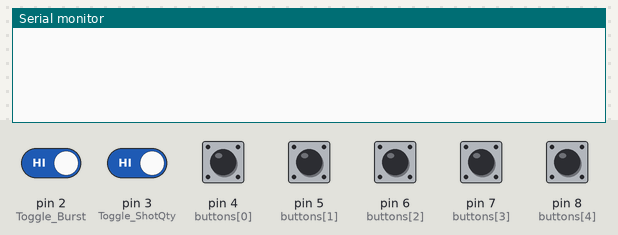
This sketch was run on a simulated Arduino Uno, built with avr-gcc and run on an emulated ATmega328P. Shown: the last lines printed to the serial monitor. The inputs (shaded band) are chosen by the test bench; at power-on: pin 2 (Toggle_Burst), pin 3 (Toggle_ShotQty), pin 4 (buttons[0]), pin 5 (buttons[1]), pin 6 (buttons[2]), pin 7 (buttons[3]), pin 8 (buttons[4]) HIGH.

Above: at 1.2 s.
1.3 s: pin 4 (buttons[0]) pulled LOW for 0.15 s
At 1.9 s:
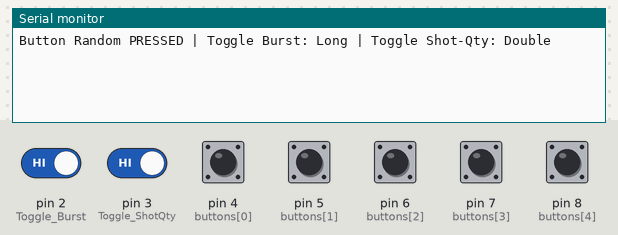
2.9 s: pin 5 (buttons[1]) pulled LOW for 0.15 s
At 4.2 s:
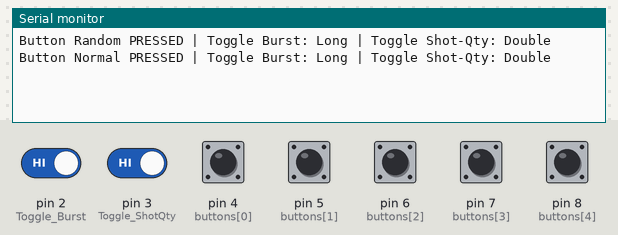
4.5 s: pin 6 (buttons[2]) pulled LOW for 0.15 s
At 5.5 s:
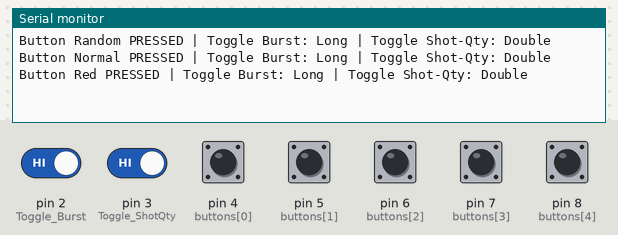
6.1 s: pin 7 (buttons[3]) pulled LOW for 0.15 s
At 6.7 s:
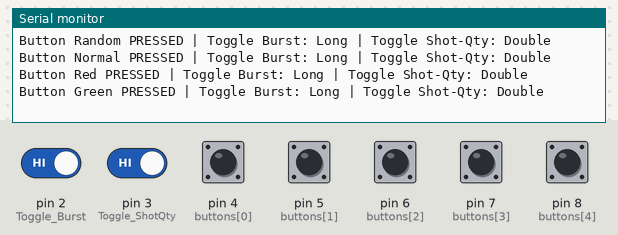
7.7 s: pin 8 (buttons[4]) pulled LOW for 0.15 s
At 9.0 s:
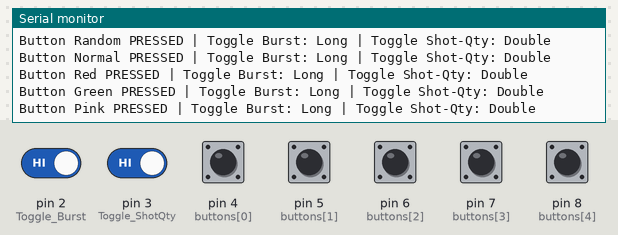
9.3 s: pin 2 (Toggle_Burst) driven LOW and pin 4 (buttons[0]) driven LOW
At 10.3 s:
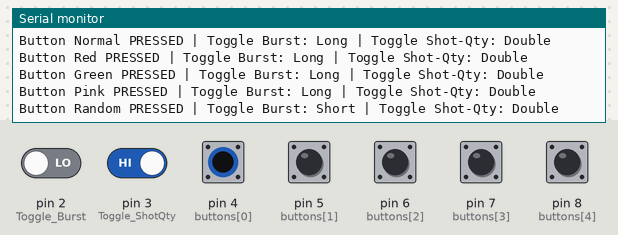

Measured:
- after the input at 1.3 s, the serial monitor: prints a new line after 0.05 s (image 1)
- after the input at 2.9 s, the serial monitor: prints a new line after 0.05 s (image 2)
- after the input at 4.5 s, the serial monitor: prints a new line after 0.05 s (image 3)
- after the input at 6.1 s, the serial monitor: prints a new line after 0.05 s (image 4)
- after the input at 7.7 s, the serial monitor: prints a new line after 0.05 s (image 5)
- after the input at 9.3 s, the serial monitor: prints a new line after 0.05 s (image 6)

The sketch:

front_panel.ino
```cpp
// Arduino Uno
// 2 Toggle switches + 5 momentary buttons
// All inputs use INPUT_PULLUP
// All buttons and toggles are debounced

const int Toggle_Burst = 2;
const int Toggle_ShotQty = 3;

const int buttons[] = {4, 5, 6, 7, 8};
const int NUM_BUTTONS = 5;

const String InternalButtonNames[NUM_BUTTONS] = {
  "Random",
  "Normal",
  "Red",
  "Green",
  "Pink"
};

// Debounce time in milliseconds
const unsigned long debounceDelay = 50;

// --------------------------------------------------
// Button state variables
// --------------------------------------------------

int buttonState[NUM_BUTTONS];          // Debounced state
int lastButtonReading[NUM_BUTTONS];    // Previous raw reading
unsigned long lastButtonChange[NUM_BUTTONS];

// --------------------------------------------------
// Toggle state variables
// --------------------------------------------------

int Toggle_BurstState;
int Toggle_ShotQtyState;

int lastToggle_BurstReading;
int lastToggle_ShotQtyReading;

unsigned long lastToggle_BurstChange = 0;
unsigned long lastToggle_ShotQtyChange = 0;


// --------------------------------------------------
// Setup
// --------------------------------------------------

void setup() {

  Serial.begin(9600);

  // Toggle switches
  pinMode(Toggle_Burst, INPUT_PULLUP);
  pinMode(Toggle_ShotQty, INPUT_PULLUP);

  // Momentary buttons
  for (int i = 0; i < NUM_BUTTONS; i++) {
    pinMode(buttons[i], INPUT_PULLUP);

    // Initialize button states
    buttonState[i] = digitalRead(buttons[i]);
    lastButtonReading[i] = buttonState[i];
    lastButtonChange[i] = 0;
  }

  // Initialize toggle states
  Toggle_BurstState = digitalRead(Toggle_Burst);
  lastToggle_BurstReading = Toggle_BurstState;

  Toggle_ShotQtyState = digitalRead(Toggle_ShotQty);
  lastToggle_ShotQtyReading = Toggle_ShotQtyState;
}


// --------------------------------------------------
// Main loop
// --------------------------------------------------

void loop() {

  unsigned long currentTime = millis();


  // ==================================================
  // DEBOUNCE TOGGLE A
  // ==================================================

  int Toggle_BurstReading = digitalRead(Toggle_Burst);

  if (Toggle_BurstReading != lastToggle_BurstReading) {
    lastToggle_BurstChange = currentTime;
    lastToggle_BurstReading = Toggle_BurstReading;
  }

  if ((currentTime - lastToggle_BurstChange) >= debounceDelay) {
    Toggle_BurstState = Toggle_BurstReading;
  }


  // ==================================================
  // DEBOUNCE TOGGLE B
  // ==================================================

  int Toggle_ShotQtyReading = digitalRead(Toggle_ShotQty);

  if (Toggle_ShotQtyReading != lastToggle_ShotQtyReading) {
    lastToggle_ShotQtyChange = currentTime;
    lastToggle_ShotQtyReading = Toggle_ShotQtyReading;
  }

  if ((currentTime - lastToggle_ShotQtyChange) >= debounceDelay) {
    Toggle_ShotQtyState = Toggle_ShotQtyReading;
  }


  // ==================================================
  // DEBOUNCE ALL MOMENTARY BUTTONS
  // ==================================================

  for (int i = 0; i < NUM_BUTTONS; i++) {

    int currentReading = digitalRead(buttons[i]);

    // Has the raw button reading changed?
    if (currentReading != lastButtonReading[i]) {

      // Reset debounce timer
      lastButtonChange[i] = currentTime;

      lastButtonReading[i] = currentReading;
    }

    // Has the reading remained stable long enough?
    if ((currentTime - lastButtonChange[i]) >= debounceDelay) {

      // Has the debounced state actually changed?
      if (currentReading != buttonState[i]) {

        buttonState[i] = currentReading;

        // Button was just pressed
        // INPUT_PULLUP means LOW = pressed
        if (buttonState[i] == LOW) {

          Serial.print("Button ");
          Serial.print(InternalButtonNames[i]);

          //Serial.print(i + 1);
          Serial.print(" PRESSED | Toggle Burst: ");

          if (Toggle_BurstState == LOW) {
            Serial.print("Short");
          } else {
            Serial.print("Long");
          }

          Serial.print(" | Toggle Shot-Qty: ");

          if (Toggle_ShotQtyState == LOW) {
            Serial.println("Single");
          } else {
            Serial.println("Double");
          }
        }
      }
    }
  }
}
```
